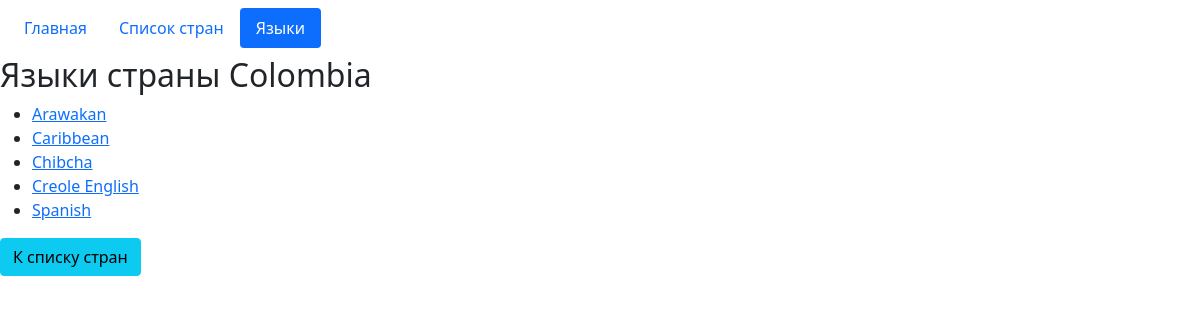
Screenshot of /country/Colombia with the database file from the repository.
### MainApp/models.py (models this page shows)
class Language(models.Model):
    name = models.CharField(max_length=100, unique=True)

### MainApp/views.py (the view)
# urls.py: path('country/<str:country_name>',views.country_page, name="country"),
def country_page(request, country_name):
    languages = Language.objects.values().filter(country__name=country_name)
    country = Country.objects.values('name').filter(name=country_name).distinct()
    return render(request, 'country_page.html', {"country": country, "languages": languages})

### templates/country_page.html (shortened to what this page needs)
{% extends 'base.html'%}
{% block content%}
<h2>Языки страны {% for page in country %}{{ page.name }}{% endfor %}</h2>
<ul>
    {% for ct in languages %}
        <li><a href="{% url 'countries_languages' ct.name %}">{{ ct.name }}</a></li>
    {% endfor %}
</ul>
<a href="{% url 'countries' %}"><button class="btn btn-info">К списку стран</button></a>
{% endblock %}

### rows the page displays
Language: name "Arawakan"
Language: name "Caribbean"
Language: name "Chibcha"
Language: name "Creole English"
Language: name "Spanish"

### other values shown
{{ page.name }} "Colombia"
